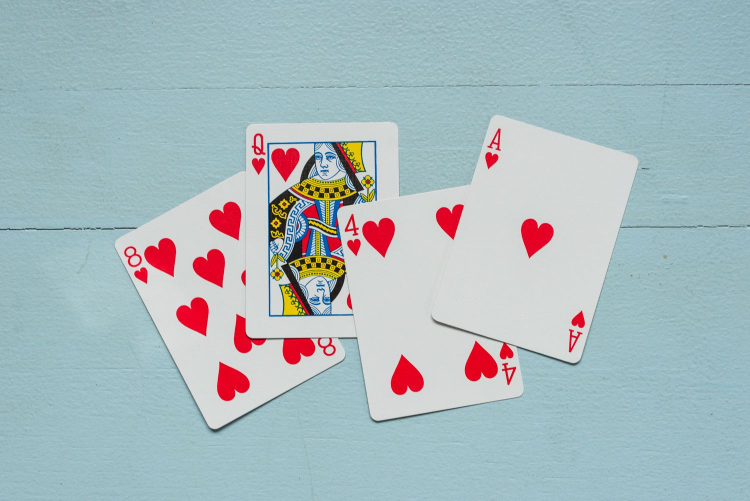
#> input picture Open CV/Resources/Cards.jpg, 1500 x 1001 px (shown at 1/2 size)
$ python warp_perspective.py
#> lines starting #> are read from the running program, lines starting #| are printed output that depends on the picture
# -*- coding: utf-8 -*-
"""
Created on Wed Jun 24 20:47:12 2020

@author: Ishan SS
"""

import cv2
import numpy as np

img=cv2.imread("Resources/Cards.jpg")
#> img is the input picture: shape (1001, 1500, 3); mean B, G, R 190.2, 186, 169.4

width=200#img.shape[1]
height=300#img.shape[0]
## Defining Matrix of the 4 corner points
pts1=np.float32([[990,230],[863,631],[1275,320],[1148,726]])
## Corresponding to the corner points their perspective location in image
pts2=np.float32([[0,0],[0,height],[width,0],[width,height]])
## Transformation matrix
matrix= cv2.getPerspectiveTransform(pts1,pts2)
## Warp perspective
imgOutput=cv2.warpPerspective(img,matrix,(width,height))
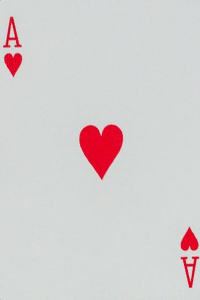
#> imgOutput: shape (300, 200, 3); mean B, G, R 207.2, 206.9, 212.4

cv2.imshow("Image",img)
cv2.imshow("Warp Perspective",imgOutput)
cv2.waitKey(0)
